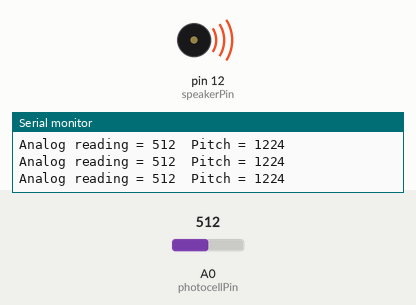
The sketch below on a simulated Arduino Uno, built with avr-gcc and run on an emulated ATmega328P. Shown: buzzer (waves = sounding), the last lines printed to the serial monitor. Inputs (shaded band) come from the test bench; at power-on: A0 (photocellPin) = 512.

Above: at 1.2 s.
1.3 s: A0 (photocellPin) set to 410
At 2.0 s:
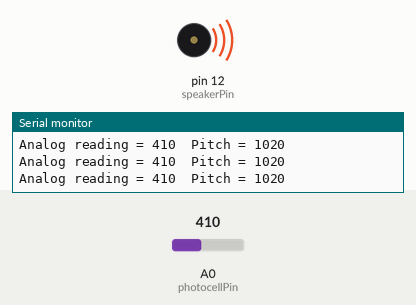
4.3 s: A0 (photocellPin) set to 388
At 4.8 s:
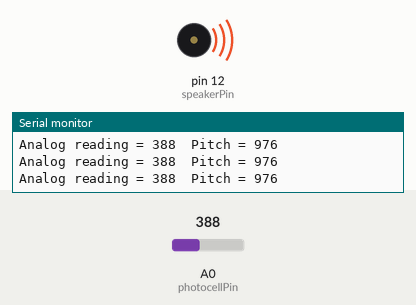
Timing chart, 0 to 7.3 s (numbered marks = the images above; inputs shaded):
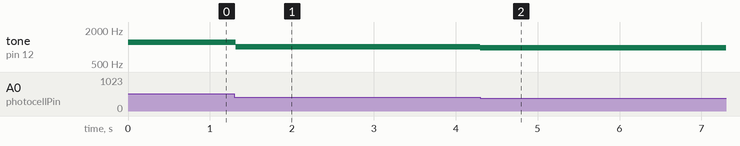

Measured:
- after the input at 1.3 s, tone on pin 12 (speakerPin): 1224 Hz → 1020 Hz at once
- after the input at 4.3 s, tone on pin 12 (speakerPin): 1020 Hz → 976 Hz at once

The sketch:

07-Theremin.ino
```cpp
/*
Pseudo Thermin
*/

int speakerPin = 12;
int photocellPin = 0;

void setup()
{
  Serial.begin(9600);
}

void loop()
{
  int photocellReading = analogRead(photocellPin);
  int pitch = 200 + photocellReading*2 ;
  tone(speakerPin, pitch);

  Serial.print("Analog reading = ");
  Serial.print(photocellReading);     // the raw analog reading
  Serial.print("\tPitch = ");
  Serial.println(pitch);
  //delay(10);
  //noTone(speakerPin);
  //delay(1000);
}
```
